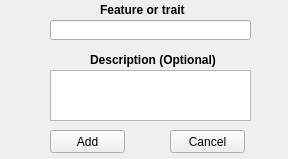
<?xml version="1.0" encoding="UTF-8"?>
<ui version="4.0">
 <class>feats_form</class>
 <widget class="QWidget" name="feats_form">
  <property name="geometry">
   <rect>
    <x>0</x>
    <y>0</y>
    <width>288</width>
    <height>159</height>
   </rect>
  </property>
  <property name="windowTitle">
   <string>Form</string>
  </property>
  <widget class="QPushButton" name="add_button">
   <property name="geometry">
    <rect>
     <x>50</x>
     <y>130</y>
     <width>75</width>
     <height>23</height>
    </rect>
   </property>
   <property name="text">
    <string>Add</string>
   </property>
  </widget>
  <widget class="QPushButton" name="cancel_button">
   <property name="geometry">
    <rect>
     <x>170</x>
     <y>130</y>
     <width>75</width>
     <height>23</height>
    </rect>
   </property>
   <property name="text">
    <string>Cancel</string>
   </property>
  </widget>
  <widget class="QLabel" name="label">
   <property name="geometry">
    <rect>
     <x>100</x>
     <y>0</y>
     <width>111</width>
     <height>20</height>
    </rect>
   </property>
   <property name="font">
    <font>
     <weight>75</weight>
     <bold>true</bold>
    </font>
   </property>
   <property name="text">
    <string>Feature or trait</string>
   </property>
  </widget>
  <widget class="QLineEdit" name="feats_input">
   <property name="geometry">
    <rect>
     <x>50</x>
     <y>20</y>
     <width>201</width>
     <height>20</height>
    </rect>
   </property>
  </widget>
  <widget class="QTextEdit" name="description_input">
   <property name="geometry">
    <rect>
     <x>50</x>
     <y>70</y>
     <width>201</width>
     <height>51</height>
    </rect>
   </property>
  </widget>
  <widget class="QLabel" name="label_2">
   <property name="geometry">
    <rect>
     <x>90</x>
     <y>50</y>
     <width>161</width>
     <height>20</height>
    </rect>
   </property>
   <property name="font">
    <font>
     <weight>75</weight>
     <bold>true</bold>
    </font>
   </property>
   <property name="text">
    <string>Description (Optional)</string>
   </property>
  </widget>
 </widget>
 <resources/>
 <connections/>
</ui>
